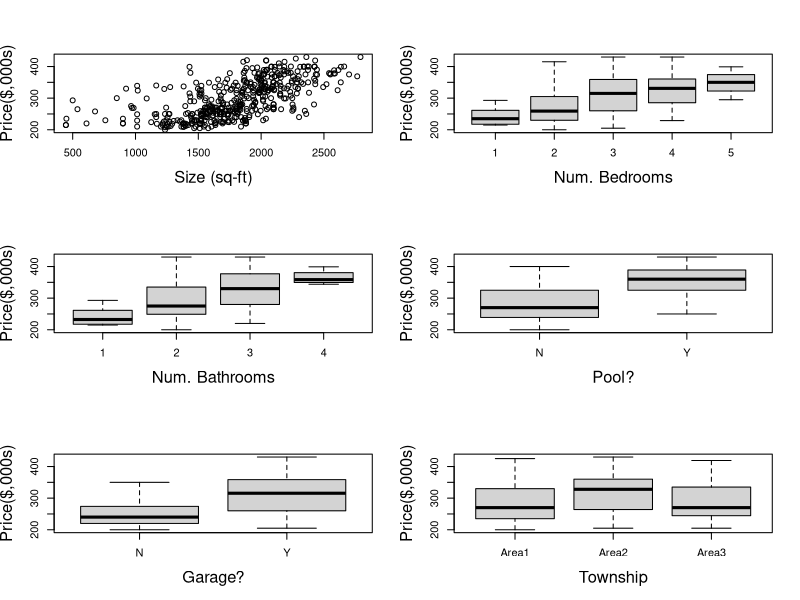
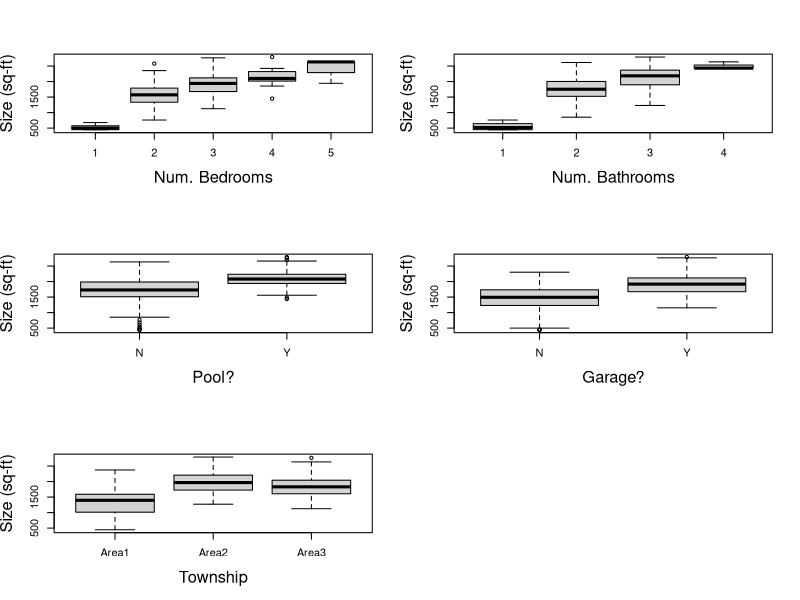
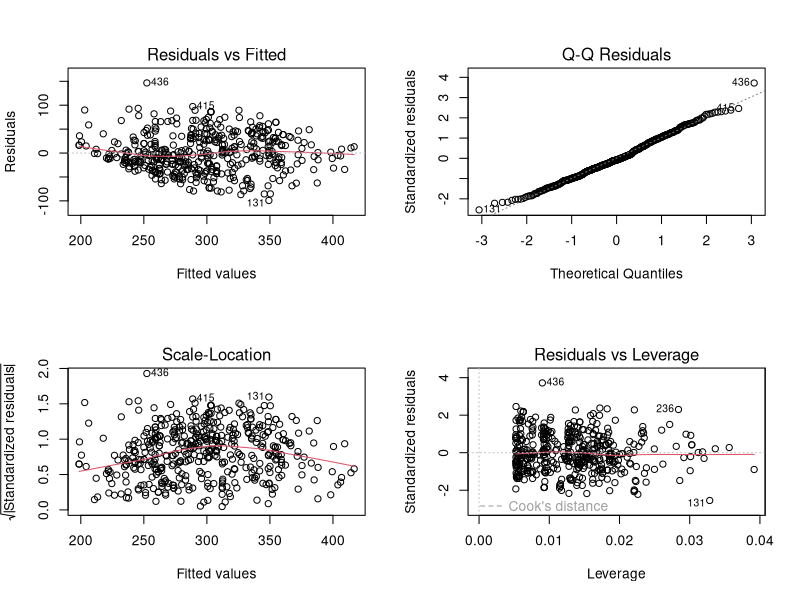

Write R code to recreate these figures, in order.
###############################################
# GRM: Case Study - Linear Models    R code   #
###############################################
#Read data into R
RealEstate <- read.csv(file = "RealEstate.csv")
###############################################
# Explore the data                            #
###############################################
#EDA: Price vs other variables
par(mfrow=c(3,2))
plot(RealEstate[, "Size"], RealEstate[, "Price"], xlab = "Size (sq-ft)", ylab = "Price($,000s)", cex.lab=1.5)
boxplot(RealEstate[, "Price"] ~ RealEstate[, "Bedroom"], xlab = "Num. Bedrooms", ylab = "Price($,000s)", cex.lab=1.5)
boxplot(RealEstate[, "Price"] ~ RealEstate[, "Bathroom"], xlab = "Num. Bathrooms", ylab = "Price($,000s)", cex.lab=1.5)
boxplot(RealEstate[, "Price"] ~ RealEstate[, "Pool"], xlab = "Pool?", ylab = "Price($,000s)", cex.lab=1.5)
boxplot(RealEstate[, "Price"] ~ RealEstate[, "Garage"], xlab = "Garage?", ylab = "Price($,000s)", cex.lab=1.5)
boxplot(RealEstate[, "Price"] ~ RealEstate[, "Township"], xlab = "Township", ylab = "Price($,000s)", cex.lab=1.5)
cor(RealEstate[,"Price"], RealEstate[,"Size"])
#EDA: Size vs other variables
par(mfrow=c(3,2))
boxplot(RealEstate[, "Size"] ~ RealEstate[, "Bedroom"], xlab = "Num. Bedrooms", ylab = "Size (sq-ft)", cex.lab=1.5)
boxplot(RealEstate[, "Size"] ~ RealEstate[, "Bathroom"], xlab = "Num. Bathrooms", ylab = "Size (sq-ft)", cex.lab=1.5)
boxplot(RealEstate[, "Size"] ~ RealEstate[, "Pool"], xlab = "Pool?", ylab = "Size (sq-ft)", cex.lab=1.5)
boxplot(RealEstate[, "Size"] ~ RealEstate[, "Garage"], xlab = "Garage?", ylab = "Size (sq-ft)", cex.lab=1.5)
boxplot(RealEstate[, "Size"] ~ RealEstate[, "Township"], xlab = "Township", ylab = "Size (sq-ft)", cex.lab=1.5)
plot(1, 1, type = "n", xlab = "", ylab = "", xaxt = "n", yaxt = "n", frame = FALSE) #Add blank plot in 6th slot
table(RealEstate[,"Garage"], RealEstate[,"Pool"])
###############################################
# Building the linear regression model        #
###############################################
#Simple linear regession model based on size
Model1 <- lm(formula = Price ~ Size, data = RealEstate)
summary(Model1)
#Multiple linear regession model based on size & pool
Model2 <- lm(formula = Price ~ Size + Pool, data = RealEstate)
summary(Model2)
#Full multiple linear regression model
ModelAll <- lm(formula = Price ~ ., data = RealEstate)
summary(ModelAll)
#Automated variable selection (removes bedroom and bathroom variables)
ModelBest <- step(ModelAll, trace = 0)  #Suppress printout
summary(ModelBest)
###############################################
# Validating assumptions                      #
###############################################
#Validation of linear regression modelling assumptions
par(mfrow = c(2, 2))
plot(ModelBest)